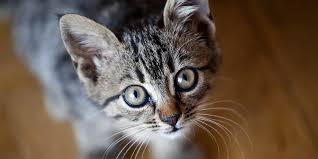
#> input picture python/opencv/cat.jpeg, 318 x 159 px
$ python gray_histogram.py --image cat.jpeg
#> lines starting #> are read from the running program, lines starting #| are printed output that depends on the picture
from matplotlib import pyplot as plt
import numpy as np
import cv2
import argparse

#This is parsing the image
# fetching the arguments and save in dictionary
ap = argparse.ArgumentParser() #parse command line arguments
ap.add_argument("-i", "--image", required = True, help="Path to the image") #pass image from command line labelled as argument "-image"
args = vars(ap.parse_args()) #parse the arguments and store them in a dictionary

# loading and converting the image into numpy array
# printing the corresponding values
image = cv2.imread(args["image"])
#> image is the input picture: shape (159, 318, 3); mean B, G, R 75.4, 88.7, 105

#Showing the original image
cv2.imshow("Original image or BGR color space", image)
#showtime
cv2.waitKey(0)

#Convert the original image to Gray scale image
gray = cv2.cvtColor(image, cv2.COLOR_BGR2GRAY)
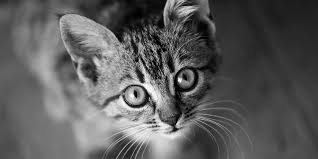
#> gray: shape (159, 318); min 0, max 255, mean 92.1
#Showing the original image
cv2.imshow("Gray scale image", gray)
#showtime
cv2.waitKey(0)

#Create the histogram of the Gray scale image
hist = cv2.calcHist([gray], [0], None, [256], [0, 256]) #[0]i.e Gray channel has 0,
#> hist = 256 values, max 600 at index 79, min 0 at index 252, mean 197.5
                                                        #None i.e we dont have mask in this case,
                                                        #256 i.e bin size, [0, 256] i.e values range in btw

#Plotting the graph
plt.figure()
plt.title("Grayscale Histogram")
plt.xlabel("Bins")
plt.ylabel("# of Pixels")
plt.plot(hist)
plt.xlim([0, 256])
plt.show()
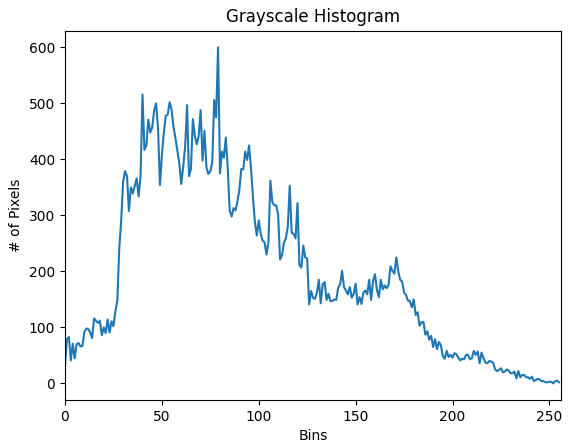
#> figure drawn by matplotlib, 1 panel; curve peaks at x = 79, y = 600
#showtime
cv2.waitKey(0)

$ run again, on python/opencv/cing.jpg
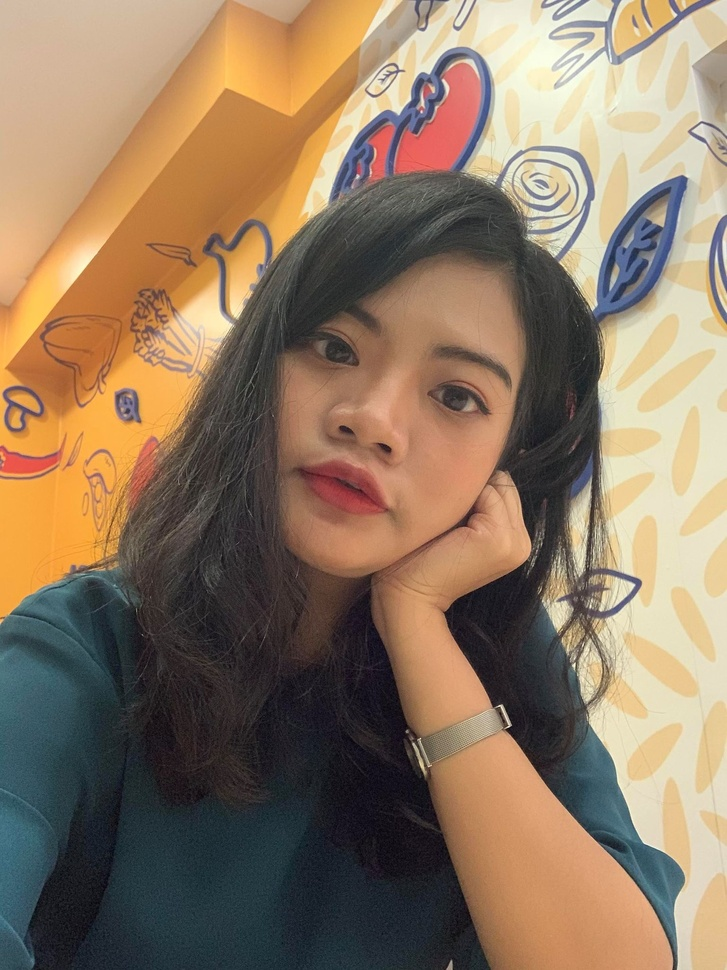
#> input picture python/opencv/cing.jpg, 727 x 970 px, shrunk from 1536 x 2048 before the run
#> image is the input picture: shape (970, 727, 3); mean B, G, R 98, 120.7, 142.9
#> `gray = cv2.cvtColor(image, cv2.COLOR_BGR2GRAY)`:
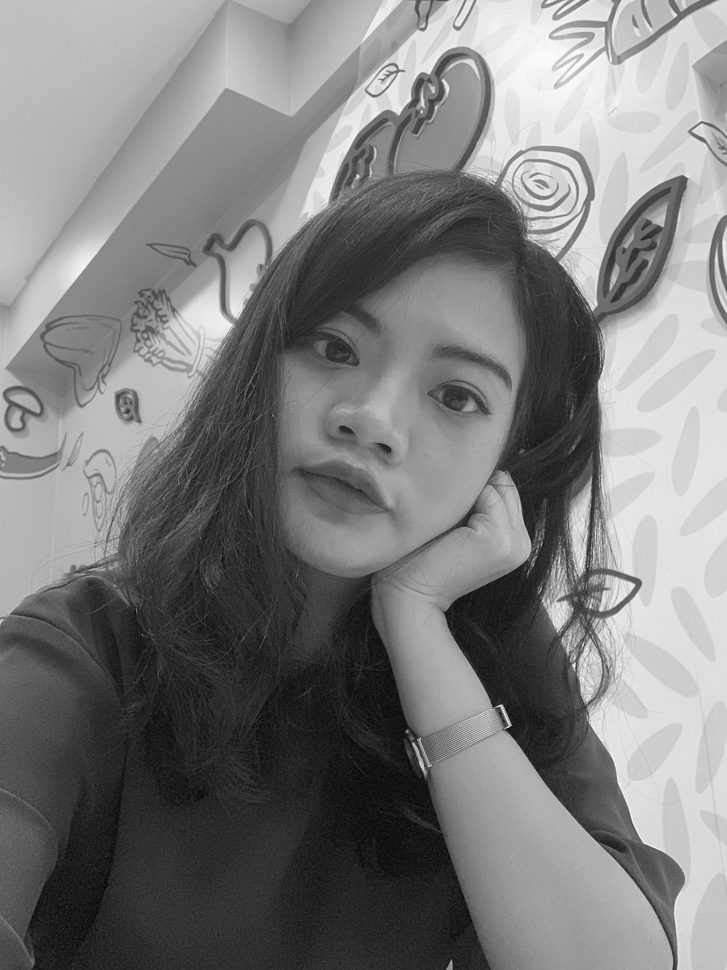
#> gray: shape (970, 727); min 2, max 254, mean 124.8
#> hist = 256 values, max 6405 at index 223, min 0 at index 0, mean 2754.6
#> `plt.show()`:
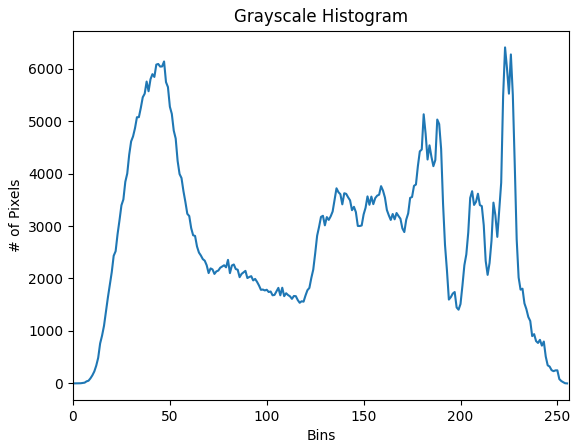
#> figure drawn by matplotlib, 1 panel; curve peaks at x = 223, y = 6405

$ run again, on python/opencv/cing1.png
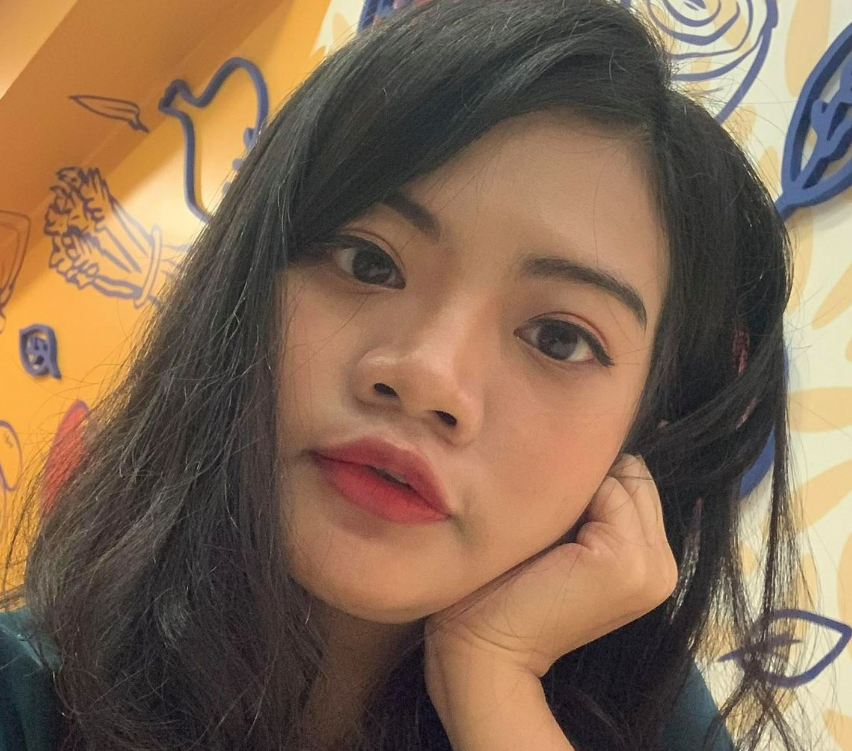
#> input picture python/opencv/cing1.png, 852 x 751 px
#> image is the input picture: shape (751, 852, 3); mean B, G, R 82.8, 105.2, 130.9
#> `gray = cv2.cvtColor(image, cv2.COLOR_BGR2GRAY)`:
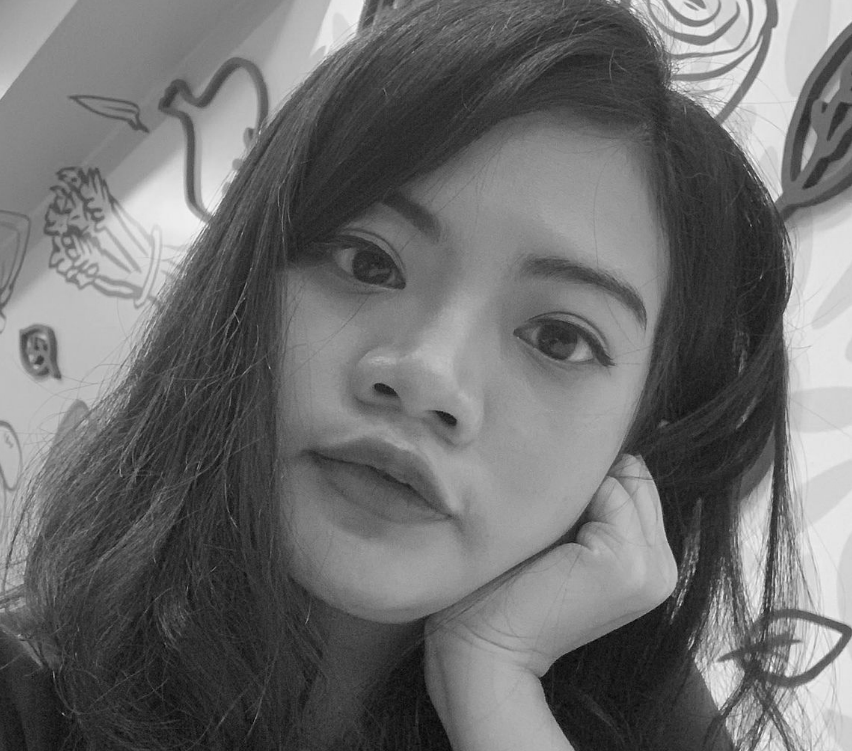
#> gray: shape (751, 852); min 3, max 250, mean 110.4
#> hist = 256 values, max 6761 at index 47, min 0 at index 0, mean 2499.4
#> `plt.show()`:
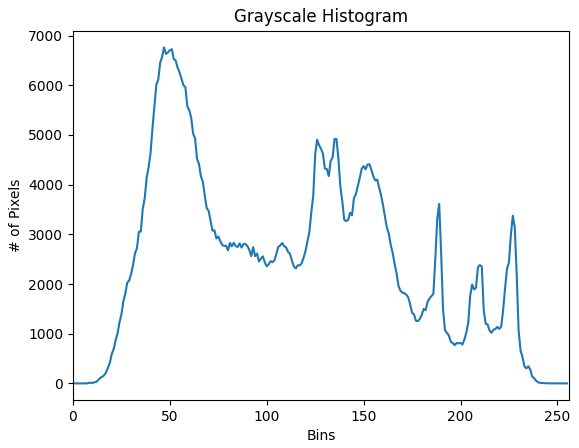
#> figure drawn by matplotlib, 1 panel; curve peaks at x = 47, y = 6761
